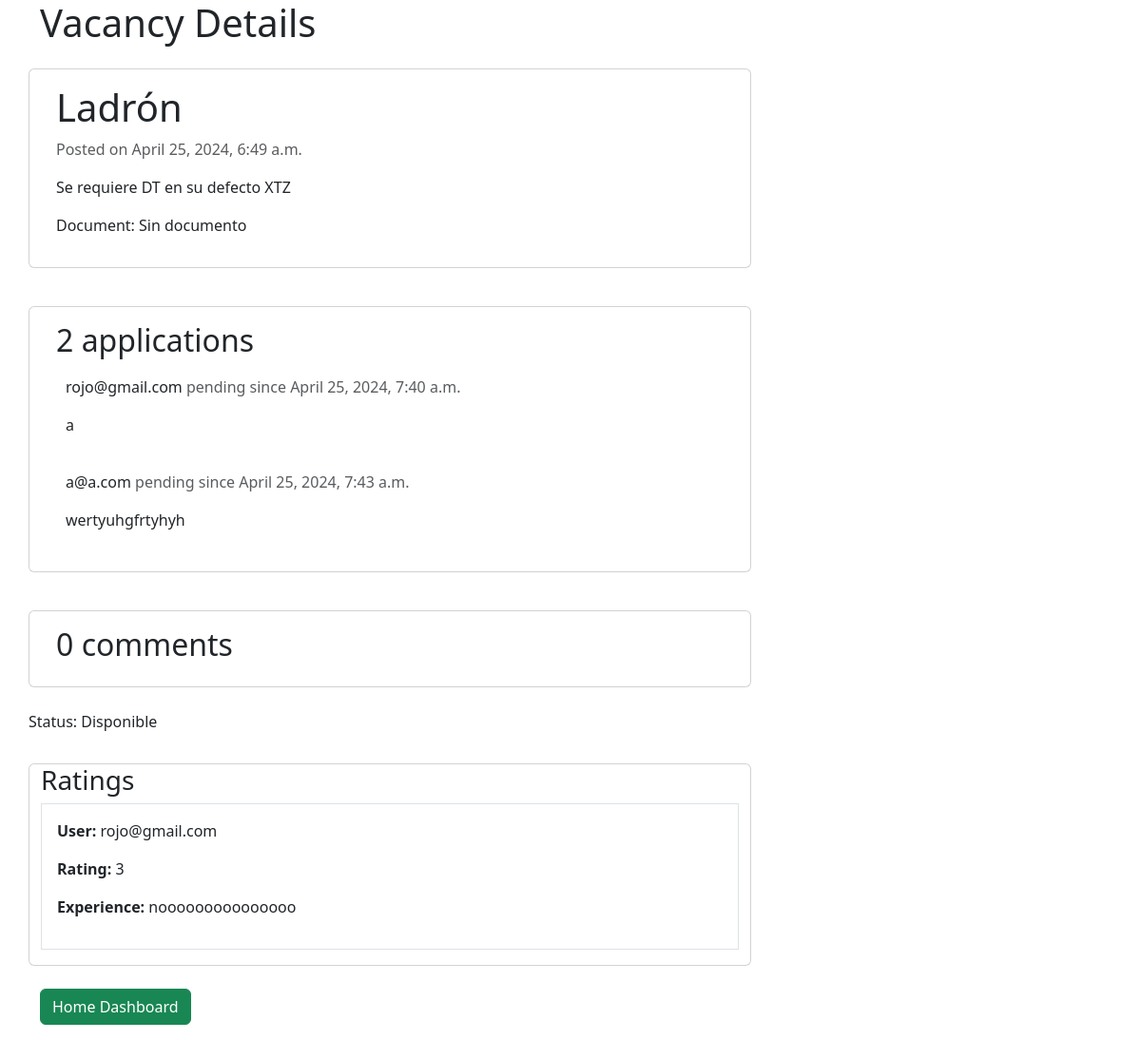
/vacancies/6/detailcompany/, run on the app's committed database.
### TalentSwapApp/models.py (models this page shows, shortened)
class Vacancy(models.Model):
    status = models.BooleanField(default=True)
    title = models.CharField(max_length=150)
    description = models.TextField()
    created_on = models.DateTimeField(auto_now_add=True)
    document = models.FileField(upload_to='vacancies/', null=True, blank=True)
    id = models.AutoField(primary_key=True)

class Application(models.Model):
    user = models.ForeignKey(User, on_delete=models.CASCADE, related_name='applied_to', null=True, blank=True)
    vacancy = models.ForeignKey(Vacancy, on_delete=models.CASCADE, related_name='applications')
    status = models.CharField(max_length=15, choices=[('Pending', 'Pending'), ('Accepted', 'Accepted'), ('Rejected', 'Rejected')], default='Pending')
    created_on = models.DateTimeField(auto_now_add=True)
    information = models.TextField(null=True)
    id = models.AutoField(primary_key=True)
    class Meta:
        ordering = ['created_on']

class User(AbstractUser):
    id = models.AutoField(primary_key=True)
    information = models.TextField()

class VacancyRating(models.Model):
    vacancy = models.ForeignKey(Vacancy, on_delete=models.CASCADE, related_name='ratings')
    user = models.ForeignKey(User, on_delete=models.CASCADE)
    rating = models.IntegerField(validators=[MinValueValidator(1), MaxValueValidator(5)])
    experience = models.CharField(max_length=300, default = " No comments")

### TalentSwapApp/views.py (the view)
# urls.py: path('vacancies/<int:id>/detailcompany/', views.vacancy_detailcompany, name='vacancy_detailcompany'),
def vacancy_detailcompany(request, id):
    template_name = 'TalentSwapApp/vacancy_detailscompany.html'
    vacancy = get_object_or_404(Vacancy, id=id)
    print(vacancy.title)
    print(vacancy.description)
    print(vacancy.created_on)
    comments = vacancy.comments.filter(active=True)
    applications = vacancy.applications.filter(status='pending')
    return render(request, template_name, {'vacancy': vacancy,
                                        'comments': comments,
                                        'applications': applications}
                                        )

### TalentSwapApp/templates/TalentSwapApp/vacancy_detailscompany.html (shortened to what this page needs)
<!doctype html>
<html lang="en">
    <head>
        <div class="container">
            <h1>Vacancy Details</h1>
            <link href="https://cdn.jsdelivr.net/npm/bootstrap@5.3.3/dist/css/bootstrap.min.css" rel="stylesheet">
        </div>
    </head>
    <body>
        <div class="container">
            <div class="row">
                <div class="col-md-8 card mb-4 mt-3 left top">
                    <div class="card-body">
                        <h1>{% block title%}{{ vacancy.title }}{% endblock title%}</h1>
                        <p class="text-muted">Posted on {{ vacancy.created_on }}</p>
                        <p class="card-text">{{ vacancy.description | safe }}</p>
                        {% if vacancy.document %}
                            <p>Document: <a href="{{ vacancy.document.url }}" class="btn btn-primary btn-sm" target="_blank">Download document</a></p>
                        {% else %}
                            <p>Document: Sin documento</p>
                        {% endif %}
                    </div>
                </div>
                <div class="col-md-8 card mb-4 mt-3">
                    <div class="card-body">
                        <h2>{{ applications.count }} applications</h2>
                        {% for application in applications %}
                            <div class="applications" style="padding: 10px;">
                                <p class="font-weight-bold">
                                    {{ application.user }}
                                    <span class="text-muted font-weight-normal">
                                       {{application.status}} since {{ application.created_on }}
                                    </span>
                                </p>
                                <p>
                                    {{ application.information | linebreaks }}
                                </p>
                            </div>
                        {% endfor %}
                    </div>
                </div>
                <div class="col-md-8 card mb-4 mt-3">
                    <div class="card-body">
                        <h2>{{ comments.count }} comments</h2>
                    </div>
                </div>
                <div class="card-body">
                    <p>Status: {% if vacancy.status %}Disponible{% else %}No disponible{% endif %}</p>
                </div>
                <div class="col-md-8 card mb-4 mt-3">
                    <h3>Ratings</h3>
                    {% for rating in vacancy.ratings.all %}
                     <div class="border p-3 mb-3">
                        <p><strong>User:</strong> {{ rating.user.username }}</p>
                        <p><strong>Rating:</strong> {{ rating.rating }}</p>
                        <p><strong>Experience:</strong> {{ rating.experience }}</p>
                     </div>
                    {% empty %}
                        <p>No ratings yet</p>
                    {% endfor %}
                </div>
                <p>
                    <a href="{% url 'dashboard_company' %}" class="btn btn-success">Home Dashboard</a>
                </p>
            </div>
        </div>
    </body>
</html>

### data on the page
Vacancy: title "Ladrón", created_on "April 25, 2024, 6:49 a.m.", description "Se requiere DT en su defecto XTZ"
Application: user "rojo@gmail.com", status "pending", created_on "April 25, 2024, 7:40 a.m.", information "a"
Application: user "a@a.com", status "pending", created_on "April 25, 2024, 7:43 a.m.", information "wertyuhgfrtyhyh"
VacancyRating: user.username "rojo@gmail.com", rating "3", experience "nooooooooooooooo"

### other printed values
{{ applications.count }} "2"
{{ comments.count }} "0"
